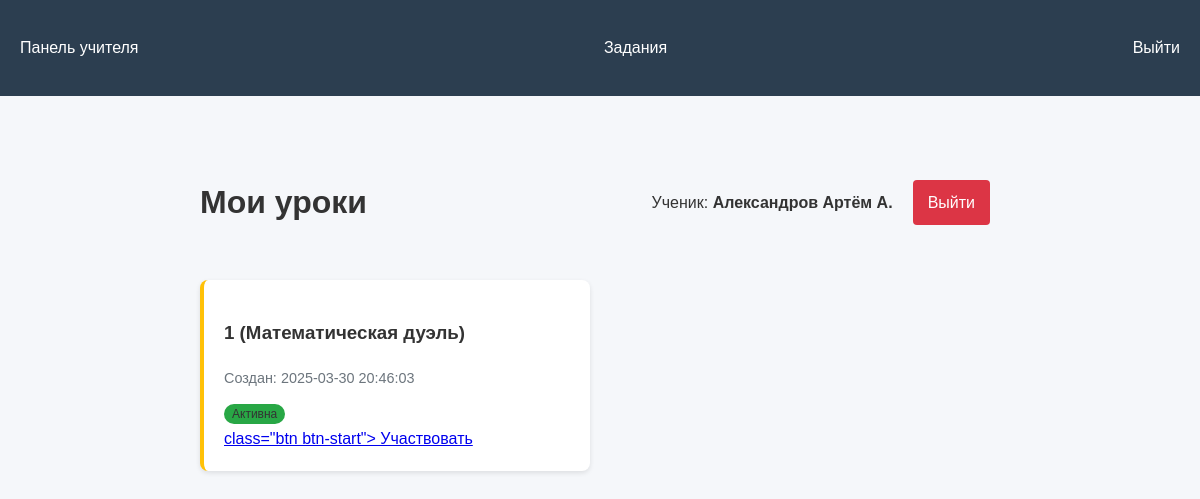
The app's page /student/1/lessons (signed in) with its own data.
### tables this page shows
CREATE TABLE students (
            id INTEGER PRIMARY KEY,
            name TEXT NOT NULL,
            class_id INTEGER,
            FOREIGN KEY (class_id) REFERENCES classes (id)
        );

CREATE TABLE math_duels (
            id INTEGER PRIMARY KEY,
            class_id INTEGER NOT NULL,
            name TEXT NOT NULL,
            created_at TIMESTAMP DEFAULT CURRENT_TIMESTAMP,
            current_round INTEGER DEFAULT 1,
            status TEXT DEFAULT 'active',
            FOREIGN KEY (class_id) REFERENCES classes (id)
        );

### app.py (the view)
@app.route("/student/<int:student_id>/lessons")
def student_lessons(student_id):
    if 'student_id' not in session or session['student_id'] != student_id:
        return redirect(url_for('index'))
    conn = create_connection()
    try:
        cursor = conn.cursor()
        cursor.execute("SELECT name, class_id FROM students WHERE id = ?", (student_id,))
        student = cursor.fetchone()
        if not student:
            flash("Ученик не найден", "error")
            return redirect(url_for("index"))
        cursor.execute("""
            SELECT id, name, created_at, 'lesson' as type, NULL as status
            FROM lessons
            WHERE class_id = ?
            ORDER BY created_at DESC
        """, (student['class_id'],))
        lessons = cursor.fetchall()
        cursor.execute("""
            SELECT id as duel_id, name, created_at, 'duel' as type, status
            FROM math_duels
            WHERE class_id = ?
            ORDER BY created_at DESC
        """, (student['class_id'],))
        duels = cursor.fetchall()
        all_lessons = lessons + [
            {**duel, 'id': duel['duel_id']} for duel in duels
        ]
        return render_template("student_lessons.html",
                            student_id=student_id,
                            student_name=student['name'],
                            lessons=all_lessons)
    except Error as e:
        flash(f"Ошибка базы данных: {str(e)}", "error")
        return redirect(url_for("index"))
    finally:
        conn.close()

### app.py (called while the page is built)
@app.before_request
def check_concurrent_users():
    if request.path.startswith('/student'):
        if len(session) > 40:
            abort(503, "Сервер перегружен, попробуйте позже")

### db.py (called while the page is built)
def create_connection(db_file="database.db"):
    conn = None
    try:
        conn = sqlite3.connect(
            db_file,
            timeout=30,  # 30 секунд ожидания при блокировке
            check_same_thread=False  # Для многопоточной работы
        )
        conn.row_factory = sqlite3.Row
        conn.execute("PRAGMA journal_mode=WAL")
        conn.execute("PRAGMA synchronous=NORMAL")
        return conn
    except Error as e:
        app.logger.error(f"Ошибка подключения: {e}")
        return None

### templates/student_lessons.html (shortened to what this page needs)
{% extends "base.html" %}
{% block content %}
<div class="student-container">
    <div class="student-header">
        <h1>Мои уроки</h1>
        <div class="student-info">
            <p>Ученик: <strong>{{ student_name }}</strong></p>
            <a href="{{ url_for('logout') }}" class="btn btn-logout">Выйти</a>
        </div>
    </div>
    <div class="lessons-list">
        {% for lesson in lessons %}
            {% if lesson.type == 'duel' %}
                <div class="lesson-card duel-card">
                    <h3>{{ lesson.name }} (Математическая дуэль)</h3>
                    <p class="lesson-date">Создан: {{ lesson.created_at }}</p>
                    <div class="duel-status">
                        {% if lesson.status == 'active' %}
                            <span class="badge badge-success">Активна</span>
                        {% else %}
                            <span class="badge badge-secondary">Завершена</span>
                        {% endif %}
                    </div>
                    <a href="{{ url_for('student_duel_view', duel_id=lesson.duel_id) }}">
                       class="btn btn-start">
                        Участвовать
                    </a>
                </div>
            {% endif %}
        {% else %}
            <div class="empty-lessons">
                <p>Для вашего класса пока нет уроков</p>
                <img src="{{ url_for('static', filename='images/no-lessons.png') }}" alt="Нет уроков">
            </div>
        {% endfor %}
    </div>
</div>
{% endblock %}

### static/style.css (style rules this page uses)
body { font-family: 'Arial', sans-serif; margin: 0; padding: 0; background-color: #f5f7fa; color: #333; line-height: 1.6; }
.btn { display: inline-block; padding: 10px 15px; background-color: #3498db; color: white; border: none; border-radius: 4px; text-decoration: none; cursor: pointer; font-size: 16px; margin-right: 10px; }
.lessons-list, .tasks-list { display: grid; grid-template-columns: repeat(auto-fill, minmax(300px, 1fr)); gap: 20px; margin-top: 20px; }
.lesson-card, .task-card { background: white; padding: 20px; border-radius: 8px; box-shadow: 0 2px 5px rgba(0,0,0,0.1); }
.student-container { max-width: 800px; margin: 0 auto; padding: 20px; }
.student-header { display: flex; justify-content: space-between; align-items: center; margin-bottom: 30px; }
.student-info { display: flex; align-items: center; gap: 20px; }
.btn-logout { background-color: #dc3545; color: white; }
.lessons-list { display: grid; grid-template-columns: repeat(auto-fill, minmax(300px, 1fr)); gap: 20px; }
.lesson-card { background: white; padding: 20px; border-radius: 8px; box-shadow: 0 2px 5px rgba(0,0,0,0.1); transition: transform 0.3s ease; }
.lesson-date { color: #6c757d; font-size: 0.9em; margin: 10px 0; }
.badge { padding: 3px 8px; border-radius: 12px; font-size: 12px; }

### templates/student_lessons.html (style rules this page uses)
.duel-card { border-left: 4px solid #ffc107; }
.badge-success { background-color: #28a745; }

### records on screen
students: name "Александров Артём А."
math_duels: name "1", created_at "2025-03-30 20:46:03", status "Активна"
